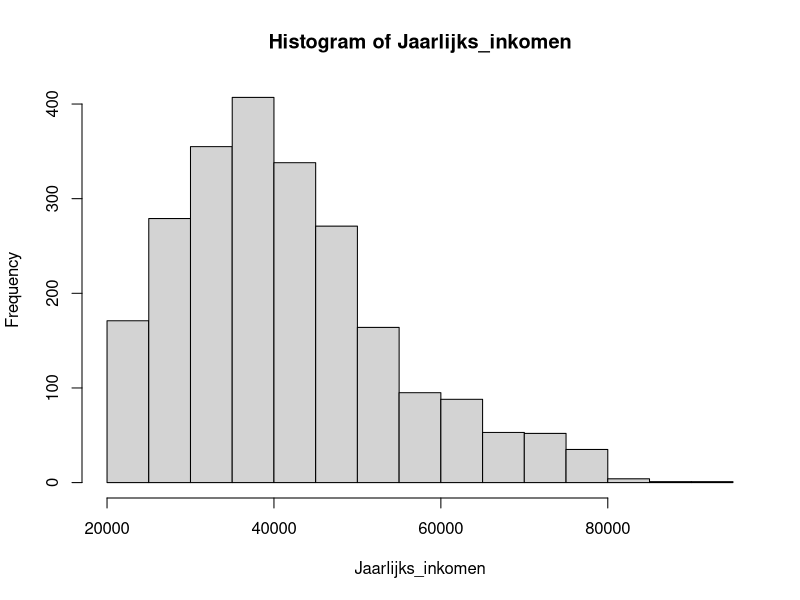

R code for this plot:
## ---- chunk 1
paste0(here::here(),"/03. Includes/code/Header.R")
## ---- chunk 2
library(stringr)
Round_and_format <- function(x, digits = 2) {
  x <- as.character(round(x, digits))
  x <- str_replace(x, "[.]", ",")
  return(x)
}
## ---- chunk 3
RNGkind(sample.kind = "Rounding")
set.seed(1)
Mogelijkheden <- c(1616:7000)
p_2014 <- c(
       rep(0.4,  385),     #1616-2000
       rep(0.55, 400),     #2000-2400
       rep(0.7,  400),     #2401-2800
       rep(0.8,  400),     #2801-3200
       rep(0.65, 400),     #3201-3600
       rep(0.45, 400),     #3601-4000
       rep(0.2,  1000),    #4001-5000
       rep(0.1,  1000),    #5001-6000
       rep(0.01, 1000)     #6001-7000
       )
Jaarlijks_inkomen <- replicate(2314, 13*(sample(Mogelijkheden, 1, replace=TRUE, p_2014)))
## ---- chunk 4
## Eerste 6 observaties
#head(Reistijd_per_opleiding)

## Laatste 6 observaties
#tail(Reistijd_per_opleiding)
## ---- chunk 5
mean(Jaarlijks_inkomen)
sd(Jaarlijks_inkomen)
median(Jaarlijks_inkomen)
hist(Jaarlijks_inkomen)
## ---- chunk 6
library (nortest)
lillie.test(Jaarlijks_inkomen)
## ---- chunk 7
boven_modaal <- length(Jaarlijks_inkomen[Jaarlijks_inkomen > 36000])
totaal_alumni <- length(Jaarlijks_inkomen)

binom.test(boven_modaal, totaal_alumni, alternative = "two.sided")
